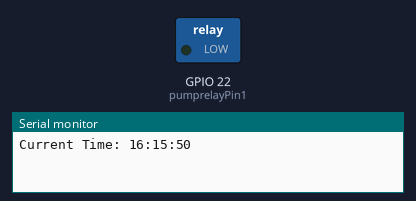
A sketch run on a simulated ESP32. Shown: switched loads named in the sketch (green lamp = pin HIGH), the last lines printed to the serial monitor. The local clock reads 2024-03-15 10:24:30 at power-on unless the sketch sets it.

Above: at 0.1 s.
At 11.1 s:
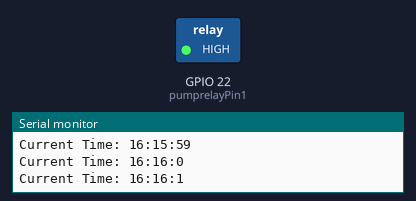
Timing chart, 0 to 72.6 s (numbered marks = the images above):
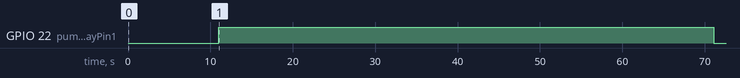

Measured:
- by itself, GPIO 22 (pumprelayPin1): LOW → HIGH at 11.0 s, → LOW 60.1 s later

The sketch:

esp32_farm_irrigation.ino
```cpp
//libraries
#include <virtuabotixRTC.h>

//Settings
virtuabotixRTC myRTC(5, 18, 19);// (CLK,DAT,RST)
int pumprelayPin1 = 22;


//run once
void setup() {

   Serial.begin(115200);

myRTC.setDS1302Time(50, 15, 16, 6, 24, 5, 2020); // sets seconds, minutes, hours (24h mode), day of the week, day, month, year) comment after first compile

  pinMode(pumprelayPin1, OUTPUT);

}

//run in loop
void loop() {
  myRTC.updateTime();//updates time
  Serial.print("Current Time: ");
  Serial.print(myRTC.hours);
  Serial.print(":");
  Serial.print(myRTC.minutes);
  Serial.print(":");
  Serial.print(myRTC.seconds);
  Serial.println();
  delay (1000);
//condition (logic test)
if ((myRTC.minutes) == 16) digitalWrite(pumprelayPin1, HIGH);
if ((myRTC.minutes) >= 17) digitalWrite(pumprelayPin1, LOW);

}
```
